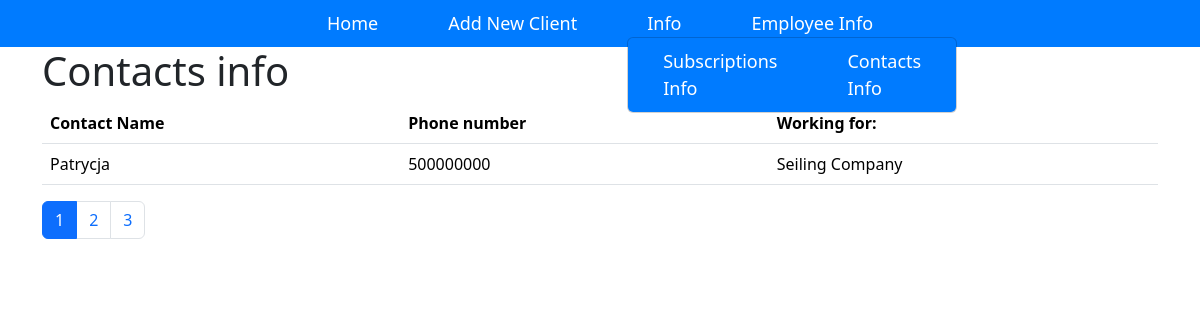
The page /views/contacts.php on the database its author committed.
### tables this page shows
CREATE TABLE `contacts` (
  `id` int(11) NOT NULL,
  `client_id` int(11) NOT NULL,
  `name` varchar(255) NOT NULL,
  `phone` varchar(15) DEFAULT NULL
);

CREATE TABLE `clients` (
  `id` int(11) NOT NULL,
  `name` varchar(255) NOT NULL,
  `email` varchar(255) NOT NULL,
  `phone_number` varchar(15) DEFAULT NULL
);

### views/contacts.php (the view, shortened to what this page needs)
<?php
include "../db.php";
$records_per_page = 1;
$page = isset($_GET['page']) ? (int)$_GET['page'] : 1;
$offset = ($page - 1) * $records_per_page;
$query = "SELECT
con.name AS name,
con.phone AS phone,
cl.name AS company
FROM
contacts con
JOIN
clients cl ON con.client_id = cl.id
LIMIT $records_per_page OFFSET $offset";
$stmt = $pdo->query($query);
$contacts = $stmt->fetchAll(PDO::FETCH_ASSOC);
$count_query = "SELECT COUNT(*) AS total FROM contacts";
$count_stmt = $pdo->query($count_query);
$total_contacts = $count_stmt->fetch(PDO::FETCH_ASSOC)['total'];
$total_pages = ceil($total_contacts / $records_per_page);
?>
<!DOCTYPE html>
<html lang="pl">
<head>
    <link href="https://cdn.jsdelivr.net/npm/bootstrap@5.3.1/dist/css/bootstrap.min.css" rel="stylesheet">
</head>
<body>
    <div class="container" >
        <h1>Contacts info</h1>
        <?php if (empty($contacts)): ?>
            <div class="alert alert-warning" role="alert">
                <i class="bi bi-exclamation-circle"></i> <strong>No contacts found.</strong>
            </div>
            <a href="add.php"><button type="button" class="btn btn-primary">Add new</button></a>
        <?php else: ?>
        <table class="table">
        <thead>
        <tr>
            <th>Contact Name</th>
            <th>Phone number</th>
            <th>Working for:</th>
        </tr>
        </thead>
        <tbody>
                <?php
                foreach ($contacts as $contact): ?>
                <tr>
                <td><?= $contact['name']?></td>
                <td><?= $contact['phone'] ?></td>
                <td><?= $contact['company'] ?></td>
            </tr>
            <?php endforeach; ?>
        </tbody>
        </table>
        <?php endif; ?>
        <nav>
            <ul class="pagination">
                <?php for ($i = 1; $i <= $total_pages; $i++): ?>
                    <li class="page-item <?= ($i == $page) ? 'active' : '' ?>">
                        <a class="page-link" href="?page=<?= $i ?>"><?= $i ?></a>
                    </li>
                <?php endfor; ?>
            </ul>
        </nav>
    </div>
</body>
</html>

### rows shown on the page
contacts: name "Patrycja", phone "500000000", client.name "Seiling Company"
